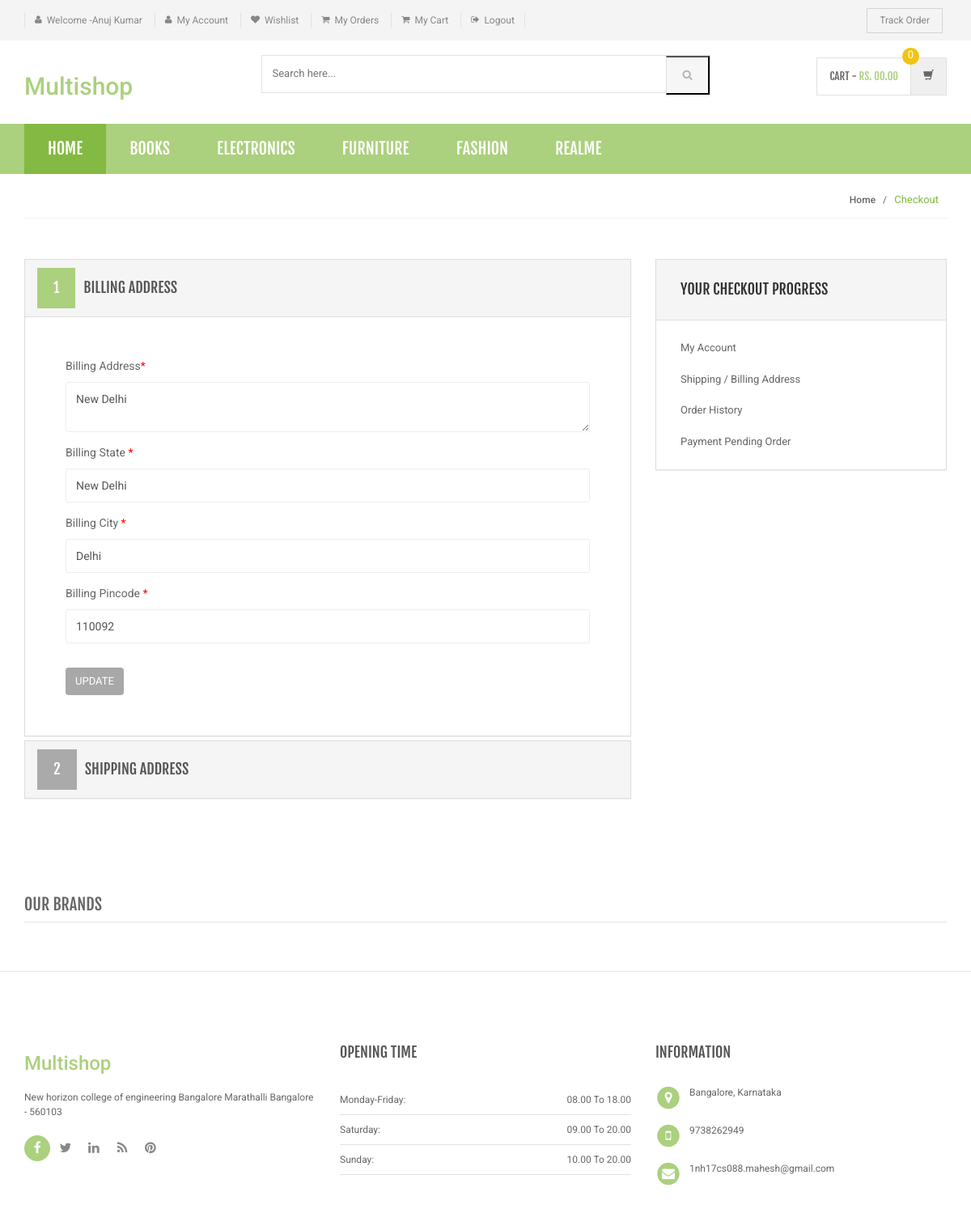
Page /shopping/bill-ship-addresses.php (signed in) on the committed database.
### tables this page shows
CREATE TABLE `category` (
  `id` int(11) NOT NULL,
  `categoryName` varchar(255) DEFAULT NULL,
  `categoryDescription` longtext DEFAULT NULL,
  `creationDate` timestamp NOT NULL DEFAULT current_timestamp(),
  `updationDate` varchar(255) DEFAULT NULL
);

CREATE TABLE `users` (
  `id` int(11) NOT NULL,
  `name` varchar(255) DEFAULT NULL,
  `email` varchar(255) DEFAULT NULL,
  `contactno` bigint(11) DEFAULT NULL,
  `password` varchar(255) DEFAULT NULL,
  `shippingAddress` longtext DEFAULT NULL,
  `shippingState` varchar(255) DEFAULT NULL,
  `shippingCity` varchar(255) DEFAULT NULL,
  `shippingPincode` int(11) DEFAULT NULL,
  `billingAddress` longtext DEFAULT NULL,
  `billingState` varchar(255) DEFAULT NULL,
  `billingCity` varchar(255) DEFAULT NULL,
  `billingPincode` int(11) DEFAULT NULL,
  `regDate` timestamp NOT NULL DEFAULT current_timestamp(),
  `updationDate` varchar(255) DEFAULT NULL,
  `gender` varchar(6) DEFAULT NULL,
  `age` varchar(2) DEFAULT NULL
);

### shopping/bill-ship-addresses.php (the view, shortened to what this page needs)
<?php
include('includes/config.php');
if(strlen($_SESSION['login'])==0)
    {
header('location:.php');
}
else{
?>
<!DOCTYPE html>
<html lang="en">
	<head>
	    <link rel="stylesheet" href="assets/css/bootstrap.min.css">
	    <link rel="stylesheet" href="assets/css/main.css">
	    <link rel="stylesheet" href="assets/css/green.css">
	    <link rel="stylesheet" href="assets/css/owl.carousel.css">
		<link rel="stylesheet" href="assets/css/owl.transitions.css">
		<link href="assets/css/lightbox.css" rel="stylesheet">
		<link rel="stylesheet" href="assets/css/animate.min.css">
		<link rel="stylesheet" href="assets/css/rateit.css">
		<link rel="stylesheet" href="assets/css/bootstrap-select.min.css">
		<link rel="stylesheet" href="assets/css/config.css">
		<link href="assets/css/green.css" rel="alternate stylesheet" title="Green color">
		<link href="assets/css/blue.css" rel="alternate stylesheet" title="Blue color">
		<link href="assets/css/red.css" rel="alternate stylesheet" title="Red color">
		<link href="assets/css/orange.css" rel="alternate stylesheet" title="Orange color">
		<link href="assets/css/dark-green.css" rel="alternate stylesheet" title="Darkgreen color">
		<link rel="stylesheet" href="assets/css/font-awesome.min.css">
	</head>
    <body class="cnt-home">
<header class="header-style-1">
<?php include('includes/top-header.php');?>
<?php include('includes/main-header.php');?>
<?php include('includes/menu-bar.php');?>
</header>
<div class="breadcrumb">
	<div class="container">
		<div class="breadcrumb-inner">
			<ul class="list-inline list-unstyled">
				<li><a href="#">Home</a></li>
				<li class='active'>Checkout</li>
			</ul>
		</div>
	</div>
</div>
<div class="body-content outer-top-bd">
	<div class="container">
		<div class="checkout-box inner-bottom-sm">
			<div class="row">
				<div class="col-md-8">
					<div class="panel-group checkout-steps" id="accordion">
<div class="panel panel-default checkout-step-01">
		<div class="panel-heading">
    	<h4 class="unicase-checkout-title">
	        <a data-toggle="collapse" class="" data-parent="#accordion" href="#collapseOne">
	          <span>1</span>Billing Address
	        </a>
	     </h4>
    </div>
	<div id="collapseOne" class="panel-collapse collapse in">
	    <div class="panel-body">
			<div class="row">
				<div class="col-md-12 col-sm-12 already-registered-login">
<?php
$query=mysqli_query($con,"select * from users where id='".$_SESSION['id']."'");
while($row=mysqli_fetch_array($query))
{
?>
					<form class="register-form" role="form" method="post">
<div class="form-group">
					    <label class="info-title" for="Billing Address">Billing Address<span>*</span></label>
					    <textarea class="form-control unicase-form-control text-input"  name="billingaddress" required="required"><?php echo $row['billingAddress'];?></textarea>
					  </div>
						<div class="form-group">
					    <label class="info-title" for="Billing State ">Billing State  <span>*</span></label>
			 <input type="text" class="form-control unicase-form-control text-input" id="bilingstate" name="bilingstate" value="<?php echo $row['billingState'];?>" required>
					  </div>
					  <div class="form-group">
					    <label class="info-title" for="Billing City">Billing City <span>*</span></label>
					    <input type="text" class="form-control unicase-form-control text-input" id="billingcity" name="billingcity" required="required" value="<?php echo $row['billingCity'];?>" >
					  </div>
 <div class="form-group">
					    <label class="info-title" for="Billing Pincode">Billing Pincode <span>*</span></label>
					    <input type="text" class="form-control unicase-form-control text-input" id="billingpincode" name="billingpincode" required="required" value="<?php echo $row['billingPincode'];?>" >
					  </div>
					  <button type="submit" name="update" class="btn-upper btn btn-primary checkout-page-button">Update</button>
					</form>
					<?php } ?>
				</div>
			</div>
		</div>
	</div>
</div>
					  	<div class="panel panel-default checkout-step-02">
						    <div class="panel-heading">
						      <h4 class="unicase-checkout-title">
						        <a data-toggle="collapse" class="collapsed" data-parent="#accordion" href="#collapseTwo">
						          <span>2</span>Shipping Address
						        </a>
						      </h4>
						    </div>
					  	</div>
					</div>
				</div>
			<?php include('includes/myaccount-sidebar.php');?>
			</div>
		</div>
	<?php include('includes/brands-slider.php');?>
</div>
</div>
<?php include('includes/footer.php');?>
</body>
</html>
<?php } ?>

### shopping/includes/menu-bar.php (shortened to what this page needs)
<div class="header-nav animate-dropdown">
    <div class="container">
        <div class="yamm navbar navbar-default" role="navigation">
            <div class="nav-bg-class">
                <div class="navbar-collapse collapse" id="mc-horizontal-menu-collapse">
	<div class="nav-outer">
		<ul class="nav navbar-nav">
			<li class="active dropdown yamm-fw">
				<a href="main.php" data-hover="dropdown" class="dropdown-toggle">Home</a>
			</li>
              <?php $sql=mysqli_query($con,"select id,categoryName  from category limit 6");
while($row=mysqli_fetch_array($sql))
{
    ?>
			<li class="dropdown yamm">
				<a href="category.php?cid=<?php echo $row['id'];?>"> <?php echo $row['categoryName'];?></a>
			</li>
			<?php } ?>
		</ul>
		<div class="clearfix"></div>
	</div>
</div>
            </div>
        </div>
    </div>
</div>

### shopping/assets/css/green.css (style rules this page uses)
a { color: #abd07e; }
.header-style-1 .header-nav { background: #abd07e; }
.cnt-home .header-style-1 .header-nav .navbar .navbar-nav > li.active { background: #84b943; }
.breadcrumb ul li.active { color: #84b943; }
.checkout-box .checkout-steps .panel .panel-heading .unicase-checkout-title > a:not(.collapsed) span { background-color: #abd07e; }

### shopping/assets/css/lightbox.css (style rules this page uses)
body:after { content: url(../images/close.png) url(../images/loading.gif) url(../images/prev.png) url(../images/next.png); display: none; }

### shopping/assets/css/blue.css (style rules this page uses)
a { color: #3498db; }
.header-style-1 .header-nav { background: #3498db; }
.cnt-home .header-style-1 .header-nav .navbar .navbar-nav > li.active { background: #1d6ca1; }
.breadcrumb ul li.active { color: #1d6ca1; }
.checkout-box .checkout-steps .panel .panel-heading .unicase-checkout-title > a:not(.collapsed) span { background-color: #3498db; }

### shopping/assets/css/red.css (style rules this page uses)
a { color: #ff6c6c; }
.header-style-1 .header-nav { background: #ff6c6c; }
.cnt-home .header-style-1 .header-nav .navbar .navbar-nav > li.active { background: #ff1a1a; }
.breadcrumb ul li.active { color: #ff1a1a; }
.checkout-box .checkout-steps .panel .panel-heading .unicase-checkout-title > a:not(.collapsed) span { background-color: #ff6c6c; }

### shopping/assets/css/orange.css (style rules this page uses)
a { color: #f39c12; }
.header-style-1 .header-nav { background: #f39c12; }
.cnt-home .header-style-1 .header-nav .navbar .navbar-nav > li.active { background: #ab6c09; }
.breadcrumb ul li.active { color: #ab6c09; }
.checkout-box .checkout-steps .panel .panel-heading .unicase-checkout-title > a:not(.collapsed) span { background-color: #f39c12; }

### shopping/assets/css/dark-green.css (style rules this page uses)
a { color: #12cca7; }
.header-style-1 .header-nav { background: #12cca7; }
.cnt-home .header-style-1 .header-nav .navbar .navbar-nav > li.active { background: #0b816a; }
.breadcrumb ul li.active { color: #0b816a; }
.checkout-box .checkout-steps .panel .panel-heading .unicase-checkout-title > a:not(.collapsed) span { background-color: #12cca7; }

### rows in the picture
category: categoryName "BOOKS"
category: categoryName "ELECTRONICS"
category: categoryName "FURNITURE"
category: categoryName "FASHION"
category: categoryName "REALME"
users: billingaddress "New Delhi", bilingstate "New Delhi", billingcity "Delhi", billingpincode "110092"

### other values in the picture
$_SESSION['username'] "Anuj Kumar"
